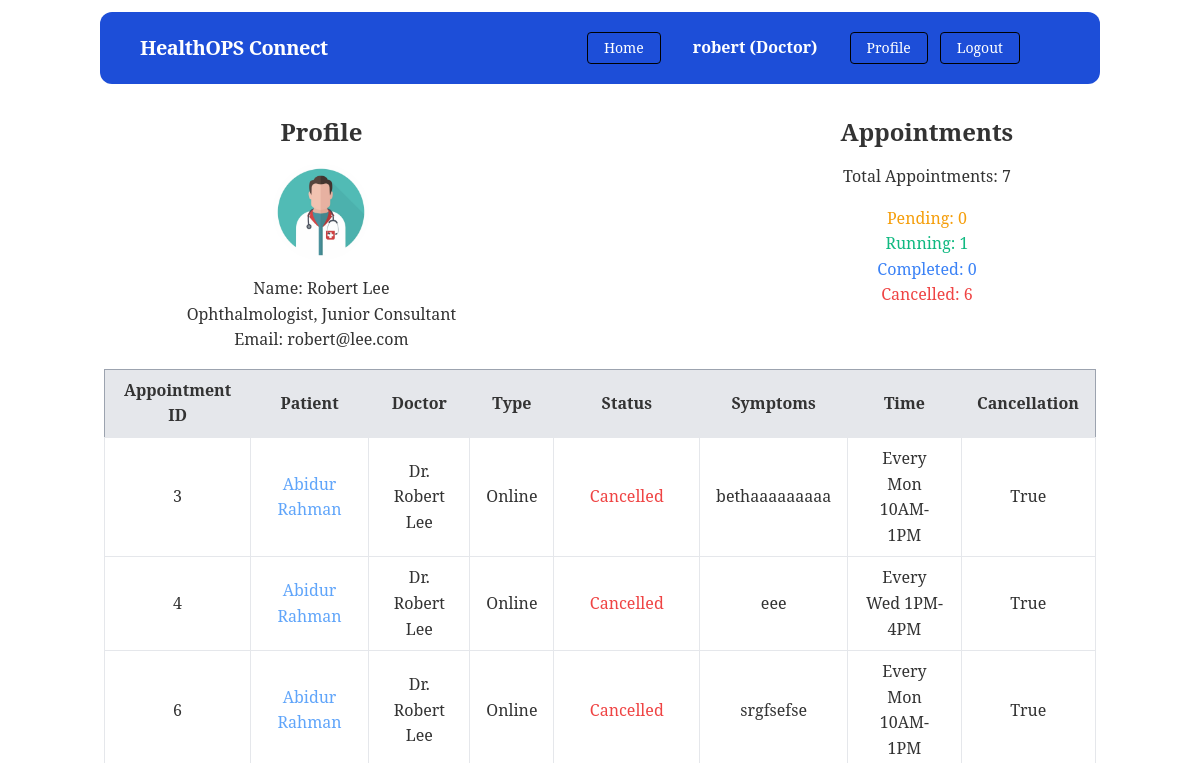
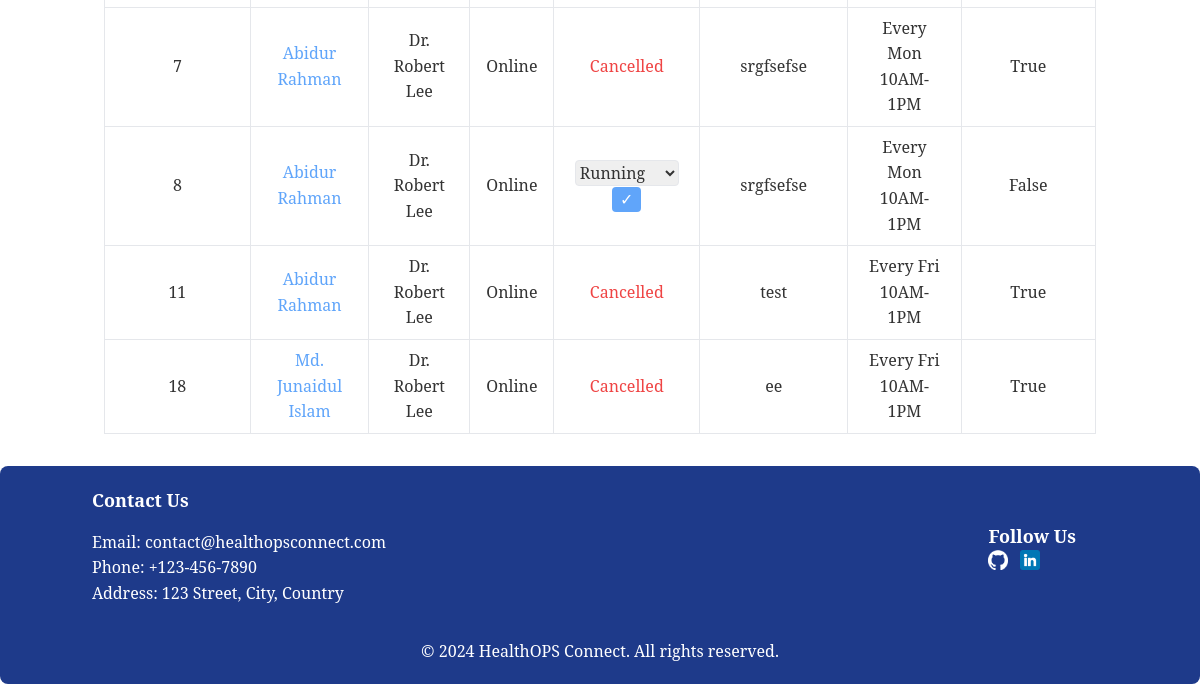
Before: /doctors/profile/ (signed in) with the older database file (2 pictures, top to bottom).
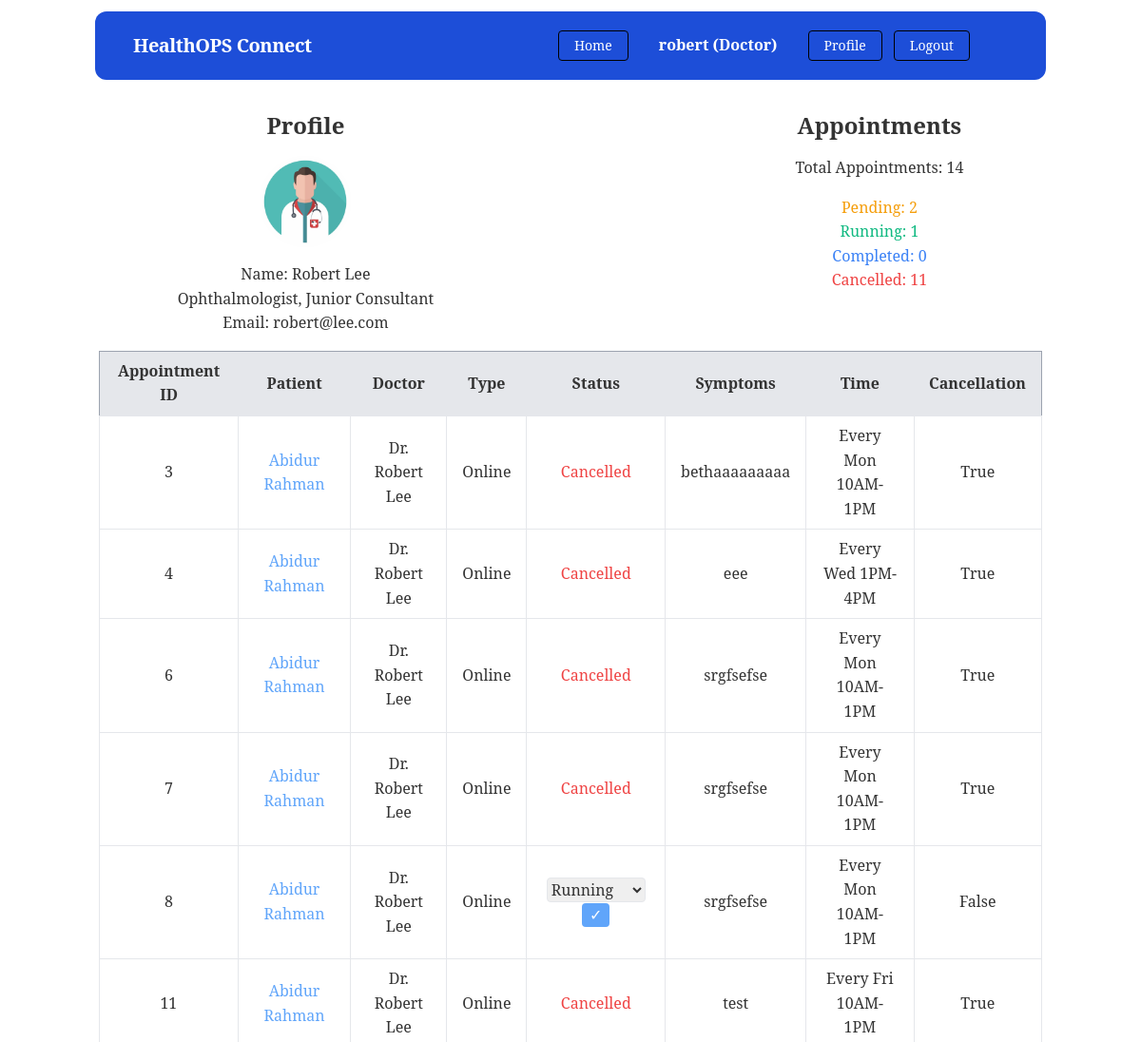
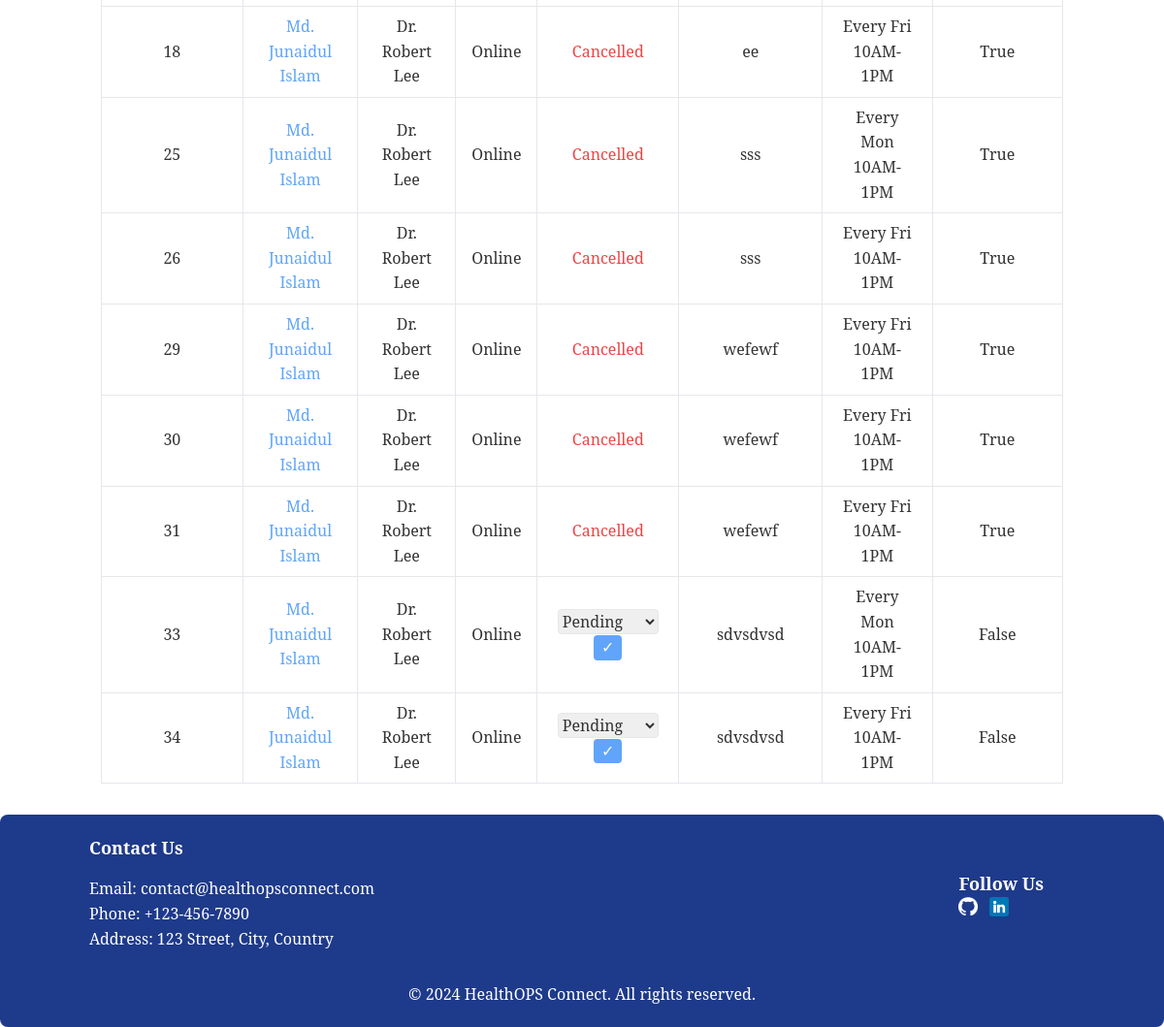
After: the same page with the newer database file (2 pictures, top to bottom).
### doctor/models.py (models this page shows, shortened)
class Doctor(models.Model):
    user = models.OneToOneField(User, on_delete=models.CASCADE)
    image = models.ImageField(
        upload_to='doctor/media/uploads/', default='doctor/media/uploads/default.jpg')
    designation = models.ManyToManyField(Designation)
    expertise = models.ManyToManyField(Expertise)
    available_time = models.ManyToManyField(AvailableTime)
    fee = models.IntegerField()
    meet_link = models.URLField(max_length=200)
    user_type = models.CharField(
        default='Doctor', max_length=10, editable=False)
    def __str__(self):
        return f"Dr. {self.user.first_name} {self.user.last_name}"

class Designation(models.Model):
    name = models.CharField(max_length=50)
    slug = models.SlugField(max_length=100, unique=True)

class AvailableTime(models.Model):
    name = models.CharField(max_length=100)
    def __str__(self):
        return self.name

### appointment/models.py (models this page shows, shortened)
class Appointment(models.Model):
    patient = models.ForeignKey(Patient, on_delete=models.CASCADE)
    doctor = models.ForeignKey(Doctor, on_delete=models.CASCADE)
    appointment_type = models.CharField(
        choices=APPOINTMENT_TYPE, max_length=10)
    appointment_status = models.CharField(
        choices=APPOINTMENT_STATUS, max_length=10, default='Pending')
    symptoms = models.TextField()
    appointment_time = models.ForeignKey(
        AvailableTime, on_delete=models.CASCADE)
    cancellation = models.BooleanField(default=False)

### patient/models.py (models this page shows)
class Patient(models.Model):
    user = models.OneToOneField(User, on_delete=models.CASCADE)
    image = models.ImageField(
        upload_to='patient/images/', default='patient/images/default.jpg')
    phone = models.CharField(max_length=11)
    user_type = models.CharField(default='Patient', max_length=10, editable=False)
    def __str__(self):
        return f"{self.user.first_name} {self.user.last_name}"

### doctor/views.py (the view)
# urls.py: path('profile/', DoctorProfileView.as_view(), name='doctor_profile'),
class DoctorProfileView(LoginRequiredMixin, ListView):
    model = Appointment
    template_name = 'doctor_profile.html'
    context_object_name = 'appointments'
    def get_queryset(self):
        return Appointment.objects.filter(doctor=self.request.user.doctor)
    def get_context_data(self, **kwargs):
        context = super().get_context_data(**kwargs)
        context['pending'] = Appointment.objects.filter(
            doctor=self.request.user.doctor, appointment_status='Pending').count()
        context['completed'] = Appointment.objects.filter(
            doctor=self.request.user.doctor, appointment_status='Completed').count()
        context['cancelled'] = Appointment.objects.filter(
            doctor=self.request.user.doctor, appointment_status='Cancelled').count()
        context['running'] = Appointment.objects.filter(
            doctor=self.request.user.doctor, appointment_status='Running').count()
        return context

### doctor/templates/doctor_profile.html (shortened to what this page needs)
{% extends 'base.html' %}
{% block content %}
<div class="container mx-auto px-4 py-8 text-center">
    <div class="flex justify-between w-10/12 m-auto mb-4">
        <div>
            <h1 class="text-2xl font-bold mb-4">Profile</h1>
            <img src="{{ user.doctor.image.url }}" alt="{{ user.get_full_name }}"
                class="rounded-full h-24 w-24 mb-4 m-auto" />
            <p>Name: {{ user.get_full_name }}</p>
            <p>{% for designation in user.doctor.designation.all %}
                {{ designation.name }}{% if not forloop.last %}, {% endif %}
                {% endfor %}</p>
            <p>Email: {{ user.email }}</p>
        </div>
        <div>
            <h1 class="text-2xl font-bold mb-4">Appointments</h1>
            <p class="mb-4">Total Appointments: {{ appointments.count }}</p>
            <div class="mb-4">
                <p class="text-yellow-500">Pending: {{pending}}</p>
                <p class="text-green-500">Running: {{running}}</p>
                <p class="text-blue-500">Completed: {{completed}}</p>
                <p class="text-red-500">Cancelled: {{cancelled}}</p>
            </div>
        </div>
    </div>
    <div class="overflow-x-auto">
        <table class="table-auto border-collapse border border-gray-400 w-full">
            <thead>
                <tr class="bg-gray-200">
                    <th class="px-4 py-2">Appointment ID</th>
                    <th class="px-4 py-2">Patient</th>
                    <th class="px-4 py-2">Doctor</th>
                    <th class="px-4 py-2">Type</th>
                    <th class="px-4 py-2">Status</th>
                    <th class="px-4 py-2">Symptoms</th>
                    <th class="px-4 py-2">Time</th>
                    <th class="px-4 py-2">Cancellation</th>
                </tr>
            </thead>
            <tbody>
                {% for appointment in appointments %}
                <tr>
                    <td class="border px-4 py-2">{{ appointment.id }}</td>
                    <td class="border px-4 py-2">
                        <a href="{% url 'patient_profile_update' appointment.patient.user.username %}"
                            class="text-blue-400 hover:text-blue-500 hover:underline">
                            {{ appointment.patient }}</a>
                    </td>
                    <td class="border px-4 py-2">{{ appointment.doctor }}</td>
                    <td class="border px-4 py-2">{{ appointment.get_appointment_type_display }}</td>
                    <td class="border px-4 py-2">
                        {% if appointment.appointment_status == 'Cancelled' %}
                        <span class="text-red-500">{{ appointment.get_appointment_status_display }}</span>
                        {% else %}
                        <form action="{% url 'change_appointment_status' appointment.id %}" method="post">
                            <select name="status" id="status" class="border rounded">
                                <option value="Pending" {% if appointment.appointment_status == 'Pending' %} selected
                                {% endif %}>
                                    Pending
                                </option>
                                <option value="Running" {% if appointment.appointment_status == 'Running' %} selected
                                {% endif %}>
                                    Running
                                </option>
                            </select>
                            <button type="submit"
                                class="bg-blue-400 hover:bg-blue-500 text-white px-2 rounded">✓</button>
                        </form>
                        {% endif %}
                    </td>
                    <td class="border px-4 py-2">{{ appointment.symptoms }}</td>
                    <td class="border px-4 py-2">{{ appointment.appointment_time }}</td>
                    <td class="border px-4 py-2">{{ appointment.cancellation }}</td>
                </tr>
                {% empty %}
                <tr>
                    <td colspan="8" class="border px-4 py-2">No appointments found.</td>
                </tr>
                {% endfor %}
            </tbody>
        </table>
    </div>
</div>
{% endblock %}

### templates/base.html (shortened to what this page needs)
{% load static %}
<!DOCTYPE html>
<html lang="en">
<head>
    <link rel="stylesheet" href="https://unpkg.com/tailwindcss@2.2.19/dist/tailwind.min.css" />
    <link rel="stylesheet" href="{% static 'css/style.css' %}" />
</head>
<body>
    {% include 'navbar.html' %}
    <div class="min-h-screen">{% block content %} {% endblock %}</div>
    {% include 'footer.html' %}
</body>
</html>

### templates/navbar.html (shortened to what this page needs)
<nav class="flex flex-col lg:flex-row items-center justify-between bg-blue-700 p-5 px-10 rounded-xl w-10/12 m-auto mt-3">
    <div class="flex items-center flex-shrink-0 text-white mr-6">
        <span class="font-bold text-xl tracking-tight"><a href="{% url 'home' %}">HealthOPS Connect</a></span>
    </div>
    <div id="menu" class="w-full hidden lg:flex sm:flex items-center justify-center lg:w-auto px-10">
        <a href="{% url 'home' %}"
                class="inline-block font-medium text-sm px-4 py-2 leading-none bg-blue-700 rounded text-white hover:border-transparent hover:bg-blue-800 mt-2 mr-3 lg:mt-0 border border-black">
                Home
            </a>
        {% if request.user.is_authenticated %}
        <div class="lg:flex w-full items-center lg:gap-3">
            {% if request.user.patient.user_type == 'Patient' %}
            <div class="text-white my-auto font-black lg:px-5">
                {{request.user.username}} ({{request.user.patient.user_type}})
            </div>
            <div class="text-center lg:flex lg:gap-3">
                <a href="{% url 'patient_profile' %}"
                    class="inline-block font-medium text-sm px-4 py-2 leading-none bg-blue-700 rounded text-white hover:border-transparent hover:bg-blue-800 mt-2 lg:mt-0 border border-black">Profile</a>
                <form method="post" action="{% url 'patient_logout' %}">
                    {% csrf_token %}
                    <button
                        class="inline-block font-medium text-sm px-4 py-2 leading-none bg-blue-700 rounded text-white hover:border-transparent hover:bg-blue-800 mt-2 lg:mt-0 border border-black"
                        type="submit">
                        Logout
                    </button>
                </form>
            </div>
            {% else %}
            <div class="text-white my-auto font-black lg:px-5">
                {{request.user.username}} ({{request.user.doctor.user_type}})
            </div>
            <div class="text-center lg:flex lg:gap-3">
                <a href="{% url 'doctor_profile' %}"
                    class="inline-block font-medium text-sm px-4 py-2 leading-none bg-blue-700 rounded text-white hover:border-transparent hover:bg-blue-800 mt-2 lg:mt-0 border border-black">Profile</a>
                <form method="post" action="{% url 'doctor_logout' %}">
                    <button
                        class="inline-block font-medium text-sm px-4 py-2 leading-none bg-blue-700 rounded text-white hover:border-transparent hover:bg-blue-800 mt-2 lg:mt-0 border border-black"
                        type="submit">
                        Logout
                    </button>
                </form>
            </div>
            {% endif %}
        </div>
        {% endif %}
    </div>
</nav>

### templates/footer.html
{% load static %}
<footer class="bg-blue-900 text-white py-5 px-10 rounded-lg">
    <div class="container mx-auto flex flex-col md:flex-row justify-between items-center px-1">
        <div class="mb-8 md:mb-0">
            <h2 class="text-lg font-semibold mb-4">Contact Us</h2>
            <ul>
                <li>Email: contact@healthopsconnect.com</li>
                <li>Phone: +123-456-7890</li>
                <li>Address: 123 Street, City, Country</li>
            </ul>
        </div>
        <div>
            <h2 class="text-lg font-semibold mb-4 md:mb-0 md:mr-8">Follow Us</h2>
           <div class="flex gap-3">
            <a href="https://github.com/junaaid96">
                <img src="{% static 'icons/github.png' %}" alt="github" class="w-5"/>
            </a>
            <a href="https://www.linkedin.com/in/md-junaidul-islam/">
                <img src="{% static 'icons/linkedin.png' %}" alt="linkedin" class="w-5"/>
            </a>
           </div>
        </div>
    </div>
    <div class="mt-8 text-center">
        <p>&copy; 2024 HealthOPS Connect. All rights reserved.</p>
    </div>
</footer>

### static/css/style.css (style rules this page uses)
body { font-family: "Noto Serif", serif; font-size: 16px; line-height: 1.6; color: #333; margin: 0; padding: 0; }

Changed rows visible on the page:
added Appointment: id "25", patient "Md. Junaidul Islam", doctor "Dr. Robert Lee", appointment_type "Online", appointment_status "Cancelled", symptoms "sss", appointment_time "Every Mon 10AM-1PM", cancellation "True"
added Appointment: id "26", patient "Md. Junaidul Islam", doctor "Dr. Robert Lee", appointment_type "Online", appointment_status "Cancelled", symptoms "sss", appointment_time "Every Fri 10AM-1PM", cancellation "True"
added Appointment: id "29", patient "Md. Junaidul Islam", doctor "Dr. Robert Lee", appointment_type "Online", appointment_status "Cancelled", symptoms "wefewf", appointment_time "Every Fri 10AM-1PM", cancellation "True"
added Appointment: id "30", patient "Md. Junaidul Islam", doctor "Dr. Robert Lee", appointment_type "Online", appointment_status "Cancelled", symptoms "wefewf", appointment_time "Every Fri 10AM-1PM", cancellation "True"
added Appointment: id "31", patient "Md. Junaidul Islam", doctor "Dr. Robert Lee", appointment_type "Online", appointment_status "Cancelled", symptoms "wefewf", appointment_time "Every Fri 10AM-1PM", cancellation "True"
added Appointment: id "33", patient "Md. Junaidul Islam", doctor "Dr. Robert Lee", appointment_type "Online", status "Pending", symptoms "sdvsdvsd", appointment_time "Every Mon 10AM-1PM", cancellation "False"
added Appointment: id "34", patient "Md. Junaidul Islam", doctor "Dr. Robert Lee", appointment_type "Online", status "Pending", symptoms "sdvsdvsd", appointment_time "Every Fri 10AM-1PM", cancellation "False"
Other visible differences:
{{ appointments.count }}: "7" → "14"
{{ pending }}: "0" → "2"
{{ cancelled }}: "6" → "11"
